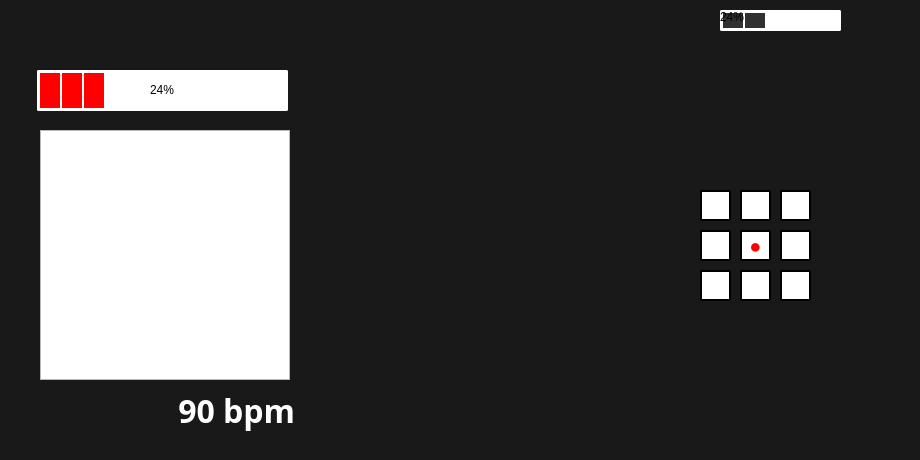
<?xml version="1.0" encoding="UTF-8"?>
<ui version="4.0">
 <class>MainWindow</class>
 <widget class="QMainWindow" name="MainWindow">
  <property name="geometry">
   <rect>
    <x>0</x>
    <y>0</y>
    <width>920</width>
    <height>460</height>
   </rect>
  </property>
  <property name="windowTitle">
   <string>MainWindow</string>
  </property>
  <property name="styleSheet">
   <string notr="true">#MainWindow {background-color: #303030;}</string>
  </property>
  <widget class="QWidget" name="centralwidget">
   <property name="palette">
    <palette>
     <active>
      <colorrole role="WindowText">
       <brush brushstyle="SolidPattern">
        <color alpha="217">
         <red>255</red>
         <green>255</green>
         <blue>255</blue>
        </color>
       </brush>
      </colorrole>
      <colorrole role="Button">
       <brush brushstyle="SolidPattern">
        <color alpha="255">
         <red>25</red>
         <green>25</green>
         <blue>25</blue>
        </color>
       </brush>
      </colorrole>
      <colorrole role="Text">
       <brush brushstyle="SolidPattern">
        <color alpha="217">
         <red>0</red>
         <green>0</green>
         <blue>0</blue>
        </color>
       </brush>
      </colorrole>
      <colorrole role="Base">
       <brush brushstyle="SolidPattern">
        <color alpha="255">
         <red>25</red>
         <green>25</green>
         <blue>25</blue>
        </color>
       </brush>
      </colorrole>
      <colorrole role="Window">
       <brush brushstyle="SolidPattern">
        <color alpha="255">
         <red>25</red>
         <green>25</green>
         <blue>25</blue>
        </color>
       </brush>
      </colorrole>
      <colorrole role="PlaceholderText">
       <brush brushstyle="SolidPattern">
        <color alpha="128">
         <red>0</red>
         <green>0</green>
         <blue>0</blue>
        </color>
       </brush>
      </colorrole>
     </active>
     <inactive>
      <colorrole role="WindowText">
       <brush brushstyle="SolidPattern">
        <color alpha="217">
         <red>255</red>
         <green>255</green>
         <blue>255</blue>
        </color>
       </brush>
      </colorrole>
      <colorrole role="Button">
       <brush brushstyle="SolidPattern">
        <color alpha="255">
         <red>25</red>
         <green>25</green>
         <blue>25</blue>
        </color>
       </brush>
      </colorrole>
      <colorrole role="Text">
       <brush brushstyle="SolidPattern">
        <color alpha="217">
         <red>0</red>
         <green>0</green>
         <blue>0</blue>
        </color>
       </brush>
      </colorrole>
      <colorrole role="Base">
       <brush brushstyle="SolidPattern">
        <color alpha="255">
         <red>25</red>
         <green>25</green>
         <blue>25</blue>
        </color>
       </brush>
      </colorrole>
      <colorrole role="Window">
       <brush brushstyle="SolidPattern">
        <color alpha="255">
         <red>25</red>
         <green>25</green>
         <blue>25</blue>
        </color>
       </brush>
      </colorrole>
      <colorrole role="PlaceholderText">
       <brush brushstyle="SolidPattern">
        <color alpha="128">
         <red>0</red>
         <green>0</green>
         <blue>0</blue>
        </color>
       </brush>
      </colorrole>
     </inactive>
     <disabled>
      <colorrole role="WindowText">
       <brush brushstyle="SolidPattern">
        <color alpha="63">
         <red>0</red>
         <green>0</green>
         <blue>0</blue>
        </color>
       </brush>
      </colorrole>
      <colorrole role="Button">
       <brush brushstyle="SolidPattern">
        <color alpha="255">
         <red>25</red>
         <green>25</green>
         <blue>25</blue>
        </color>
       </brush>
      </colorrole>
      <colorrole role="Text">
       <brush brushstyle="SolidPattern">
        <color alpha="63">
         <red>0</red>
         <green>0</green>
         <blue>0</blue>
        </color>
       </brush>
      </colorrole>
      <colorrole role="Base">
       <brush brushstyle="SolidPattern">
        <color alpha="255">
         <red>25</red>
         <green>25</green>
         <blue>25</blue>
        </color>
       </brush>
      </colorrole>
      <colorrole role="Window">
       <brush brushstyle="SolidPattern">
        <color alpha="255">
         <red>25</red>
         <green>25</green>
         <blue>25</blue>
        </color>
       </brush>
      </colorrole>
      <colorrole role="PlaceholderText">
       <brush brushstyle="SolidPattern">
        <color alpha="128">
         <red>0</red>
         <green>0</green>
         <blue>0</blue>
        </color>
       </brush>
      </colorrole>
     </disabled>
    </palette>
   </property>
   <property name="styleSheet">
    <string notr="true">#centralwidget{background-color: #191919;}</string>
   </property>
   <widget class="QGraphicsView" name="graphicsView">
    <property name="geometry">
     <rect>
      <x>40</x>
      <y>130</y>
      <width>250</width>
      <height>250</height>
     </rect>
    </property>
   </widget>
   <widget class="QLabel" name="label">
    <property name="geometry">
     <rect>
      <x>170</x>
      <y>390</y>
      <width>131</width>
      <height>41</height>
     </rect>
    </property>
    <property name="styleSheet">
     <string notr="true">#label{font-size:32px;color: white;font-weight:bold;font-family:Decorative;}</string>
    </property>
    <property name="text">
     <string> 90 bpm</string>
    </property>
   </widget>
   <widget class="QProgressBar" name="progressBar">
    <property name="geometry">
     <rect>
      <x>720</x>
      <y>10</y>
      <width>121</width>
      <height>21</height>
     </rect>
    </property>
    <property name="styleSheet">
     <string notr="true">#progressBar {set-Text-Visible:false;
    border: 2px solid white;
    border-radius: 2px;
}

#progressBar::chunk {set-Text-Visible:false;
    background-color: #303030;
    width: 20px; margin: 0.5px;
}</string>
    </property>
    <property name="value">
     <number>24</number>
    </property>
   </widget>
   <widget class="QLabel" name="label_2">
    <property name="geometry">
     <rect>
      <x>890</x>
      <y>10</y>
      <width>21</width>
      <height>21</height>
     </rect>
    </property>
    <property name="text">
     <string/>
    </property>
    <property name="pixmap">
     <pixmap>../Downloads/ic_bluetooth_searching_128_28181.png</pixmap>
    </property>
    <property name="scaledContents">
     <bool>true</bool>
    </property>
   </widget>
   <widget class="QLabel" name="label_3">
    <property name="geometry">
     <rect>
      <x>860</x>
      <y>10</y>
      <width>21</width>
      <height>21</height>
     </rect>
    </property>
    <property name="text">
     <string/>
    </property>
    <property name="pixmap">
     <pixmap>../Downloads/wifi-signal.png</pixmap>
    </property>
    <property name="scaledContents">
     <bool>true</bool>
    </property>
   </widget>
   <widget class="QProgressBar" name="status">
    <property name="geometry">
     <rect>
      <x>37</x>
      <y>70</y>
      <width>251</width>
      <height>41</height>
     </rect>
    </property>
    <property name="styleSheet">
     <string notr="true">#status {
    border: 2px solid white;
    border-radius: 2px;
text-align: center;
}

#status::chunk {
    background-color: red;
    width: 20px; margin: 0.5px;
}</string>
    </property>
    <property name="value">
     <number>24</number>
    </property>
   </widget>
   <widget class="QToolButton" name="pos_l_6">
    <property name="geometry">
     <rect>
      <x>780</x>
      <y>230</y>
      <width>31</width>
      <height>31</height>
     </rect>
    </property>
    <property name="styleSheet">
     <string notr="true">#pos_l_6 {       border: 2px solid black;
background-color: #FFFFFF;color:red;
    border-radius: 2px;
}</string>
    </property>
    <property name="text">
     <string/>
    </property>
   </widget>
   <widget class="QToolButton" name="pos_l_3">
    <property name="geometry">
     <rect>
      <x>780</x>
      <y>190</y>
      <width>31</width>
      <height>31</height>
     </rect>
    </property>
    <property name="styleSheet">
     <string notr="true">#pos_l_3{       border: 2px solid black;
background-color: #FFFFFF;
    border-radius: 2px;color:red;
}</string>
    </property>
    <property name="text">
     <string/>
    </property>
   </widget>
   <widget class="QToolButton" name="pos_l_9">
    <property name="geometry">
     <rect>
      <x>780</x>
      <y>270</y>
      <width>31</width>
      <height>31</height>
     </rect>
    </property>
    <property name="styleSheet">
     <string notr="true">#pos_l_9 {       border: 2px solid black;
background-color: #FFFFFF;
    border-radius: 2px;color:red;}</string>
    </property>
    <property name="text">
     <string/>
    </property>
   </widget>
   <widget class="QToolButton" name="pos_l_5">
    <property name="geometry">
     <rect>
      <x>740</x>
      <y>230</y>
      <width>31</width>
      <height>31</height>
     </rect>
    </property>
    <property name="styleSheet">
     <string notr="true">#pos_l_5 {       border: 2px solid black;
background-color: #FFFFFF;
    border-radius: 2px;color:red;font-size:20px;
}</string>
    </property>
    <property name="text">
     <string>●</string>
    </property>
   </widget>
   <widget class="QToolButton" name="pos_l_2">
    <property name="geometry">
     <rect>
      <x>740</x>
      <y>190</y>
      <width>31</width>
      <height>31</height>
     </rect>
    </property>
    <property name="styleSheet">
     <string notr="true">#pos_l_2 {       border: 2px solid black;
background-color: #FFFFFF;
    border-radius: 2px;color:red;
}</string>
    </property>
    <property name="text">
     <string/>
    </property>
   </widget>
   <widget class="QToolButton" name="pos_l_4">
    <property name="geometry">
     <rect>
      <x>700</x>
      <y>230</y>
      <width>31</width>
      <height>31</height>
     </rect>
    </property>
    <property name="styleSheet">
     <string notr="true">#pos_l_4 {       border: 2px solid black;
background-color: #FFFFFF;
    border-radius: 2px;color:red;
}</string>
    </property>
    <property name="text">
     <string/>
    </property>
   </widget>
   <widget class="QToolButton" name="pos_l_7">
    <property name="geometry">
     <rect>
      <x>700</x>
      <y>270</y>
      <width>31</width>
      <height>31</height>
     </rect>
    </property>
    <property name="styleSheet">
     <string notr="true">#pos_l_7 {       border: 2px solid black;
background-color: #FFFFFF;
    border-radius: 2px;color:red;
}</string>
    </property>
    <property name="text">
     <string/>
    </property>
   </widget>
   <widget class="QToolButton" name="pos_l_8">
    <property name="geometry">
     <rect>
      <x>740</x>
      <y>270</y>
      <width>31</width>
      <height>31</height>
     </rect>
    </property>
    <property name="styleSheet">
     <string notr="true">#pos_l_8 {       border: 2px solid black;
background-color: #FFFFFF;
    border-radius: 2px;color:red;
}</string>
    </property>
    <property name="text">
     <string/>
    </property>
   </widget>
   <widget class="QToolButton" name="pos_l_1">
    <property name="geometry">
     <rect>
      <x>700</x>
      <y>190</y>
      <width>31</width>
      <height>31</height>
     </rect>
    </property>
    <property name="styleSheet">
     <string notr="true">#pos_l_1 {       border: 2px solid black;
background-color: #FFFFFF;
    border-radius: 2px;color:red;
}</string>
    </property>
    <property name="text">
     <string/>
    </property>
   </widget>
  </widget>
 </widget>
 <resources/>
 <connections/>
</ui>
